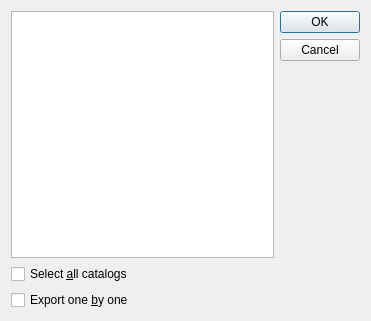
<?xml version="1.0" encoding="UTF-8"?>
<ui version="4.0">
 <class>exportDialog</class>
 <widget class="QDialog" name="exportDialog">
  <property name="geometry">
   <rect>
    <x>0</x>
    <y>0</y>
    <width>371</width>
    <height>321</height>
   </rect>
  </property>
  <property name="windowTitle">
   <string>Dialog</string>
  </property>
  <layout class="QGridLayout" name="gridLayout_2">
   <item row="0" column="0">
    <layout class="QGridLayout" name="gridLayout">
     <item row="0" column="0">
      <widget class="QListView" name="listView"/>
     </item>
     <item row="0" column="1" rowspan="3">
      <widget class="QDialogButtonBox" name="buttonBox">
       <property name="orientation">
        <enum>Qt::Vertical</enum>
       </property>
       <property name="standardButtons">
        <set>QDialogButtonBox::Cancel|QDialogButtonBox::Ok</set>
       </property>
      </widget>
     </item>
     <item row="1" column="0">
      <widget class="QCheckBox" name="checkBox">
       <property name="text">
        <string>Select &amp;all catalogs</string>
       </property>
      </widget>
     </item>
     <item row="2" column="0">
      <widget class="QCheckBox" name="checkBox_2">
       <property name="text">
        <string>Export one &amp;by one</string>
       </property>
      </widget>
     </item>
    </layout>
   </item>
  </layout>
 </widget>
 <resources/>
 <connections>
  <connection>
   <sender>buttonBox</sender>
   <signal>accepted()</signal>
   <receiver>exportDialog</receiver>
   <slot>accept()</slot>
   <hints>
    <hint type="sourcelabel">
     <x>248</x>
     <y>254</y>
    </hint>
    <hint type="destinationlabel">
     <x>157</x>
     <y>274</y>
    </hint>
   </hints>
  </connection>
  <connection>
   <sender>buttonBox</sender>
   <signal>rejected()</signal>
   <receiver>exportDialog</receiver>
   <slot>reject()</slot>
   <hints>
    <hint type="sourcelabel">
     <x>316</x>
     <y>260</y>
    </hint>
    <hint type="destinationlabel">
     <x>286</x>
     <y>274</y>
    </hint>
   </hints>
  </connection>
 </connections>
</ui>
